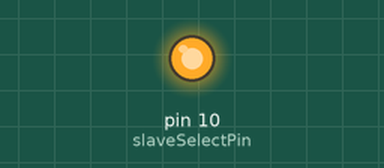
Recording of a sketch running on a simulated Arduino Uno, built with avr-gcc and run on an emulated ATmega328P. Parts: output pins drawn as LEDs (lit = HIGH). Pins used as bus, display or sensor lines are not drawn; what the sketch prints to the serial monitor is not drawn.

Above: at 0.1 s.
Timing chart, 0 to 1.6 s (numbered marks = the images above):
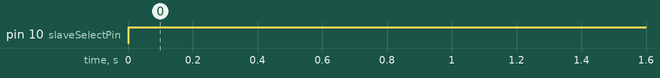

Measured:
- by itself, pin 10 (slaveSelectPin): LOW → HIGH at 0.00 s

The sketch:

04SWITCH.ino
```cpp
// (licence header left out)
// include the SPI library:
#include <SPI.h>
#include <Wire.h>

enum {
  GPE_OE = 0x10,
  GPE_ODATA,
  GPE_IDATA,

  WRITE_ADDR = 0b10000000,

  IS_KEY1 = 0x01,
  IS_KEY2 = 0x02,
  IS_KEY3 = 0x04,
  IS_KEY4 = 0x08,
};

const byte WRITE = WRITE_ADDR;   // SPI2GPIO write

// set pin 10 as the slave select for the digital pot:
const int slaveSelectPin = 10;
const int resetPin       =  9;

unsigned regRead(int address) {
  unsigned v;

  // take the SS pin low to select the chip:
  digitalWrite(slaveSelectPin, LOW);
  // send in the address and value via SPI:
  SPI.transfer(address | 0x0);
  v = SPI.transfer(0x0);
  // take the SS pin high to de-select the chip:
  digitalWrite(slaveSelectPin, HIGH);
  return v;
}

unsigned regWrite(int address, int value) {
  unsigned v;

  // take the SS pin low to select the chip:
  digitalWrite(slaveSelectPin, LOW);
  //  send in the address and value via SPI:
  SPI.transfer(address | WRITE);
  v = SPI.transfer(value);
  // take the SS pin high to de-select the chip:
  digitalWrite(slaveSelectPin, HIGH);
  return v;
}

// the setup routine runs once when you press reset:
void setup() {
  int v;

  // initialize serial communication at 115200 bits per second:
  Serial.begin(115200);

  // set the slaveSelectPin as an output:
  pinMode(slaveSelectPin, OUTPUT);

  // initialize SPI:
  SPI.begin();
  SPI.beginTransaction(SPISettings(100000, MSBFIRST, SPI_MODE3));

  // set the reset Pin as an output
  pinMode(resetPin, OUTPUT);

  // reset FPGA logic
  digitalWrite(resetPin, LOW);
  delay(1);
  digitalWrite(resetPin, HIGH);

  Wire.begin();
}

/* check the switch */
int switch_chk(void) {
  unsigned v;

  /*
   * read four switchs data
   * if one of the switchs is 'on' ,retun -1.
   * please put it to "off", and try again
   */
  v = regRead(GPE_IDATA);
  if ((v & 0x7F) != 0x70){
      Serial.println("please put switch to off, and try again");
      return -1;
    }

  Serial.print("Switch on K1 ");
  // loop forever untill key1 Switched
  for (;;)  if (0 != (regRead(GPE_IDATA) & IS_KEY1)) break;
  Serial.println("OK");

  Serial.print("Switch on K2 ");
  // loop forever untill key2 Switched
  for (;;)  if (0 != (regRead(GPE_IDATA) & IS_KEY2)) break;
  Serial.println("OK");

  Serial.print("Switch on K3 ");
  // loop forever untill key3 Switched
  for (;;)  if (0 != (regRead(GPE_IDATA) & IS_KEY3)) break;
  Serial.println("OK");

  Serial.print("Switch on K4 ");
  // loop forever untill key4 Switched
  for (;;)  if (0 != (regRead(GPE_IDATA) & IS_KEY4)) break;
  Serial.println("OK");

  return 0;
}

static int switch_checked = 0;  // avoiding checking looping
// the loop routine runs over and over again forever:
void loop() {
  int r;

  /* switch checking and output info by Serial */
  if (switch_checked == 0) {
    Serial.print("Switch : ");
    Serial.println();
    r = switch_chk();   //checking
    if (r < 0) {
      Serial.print("FAIL ");
      Serial.println(r);
    } else {
      Serial.println("OK");
    }
    // stop checking
    switch_checked = 1;
  }

  // change a line
  Serial.println();
  // delay 1.5 s
  delay(1500);
}
```
